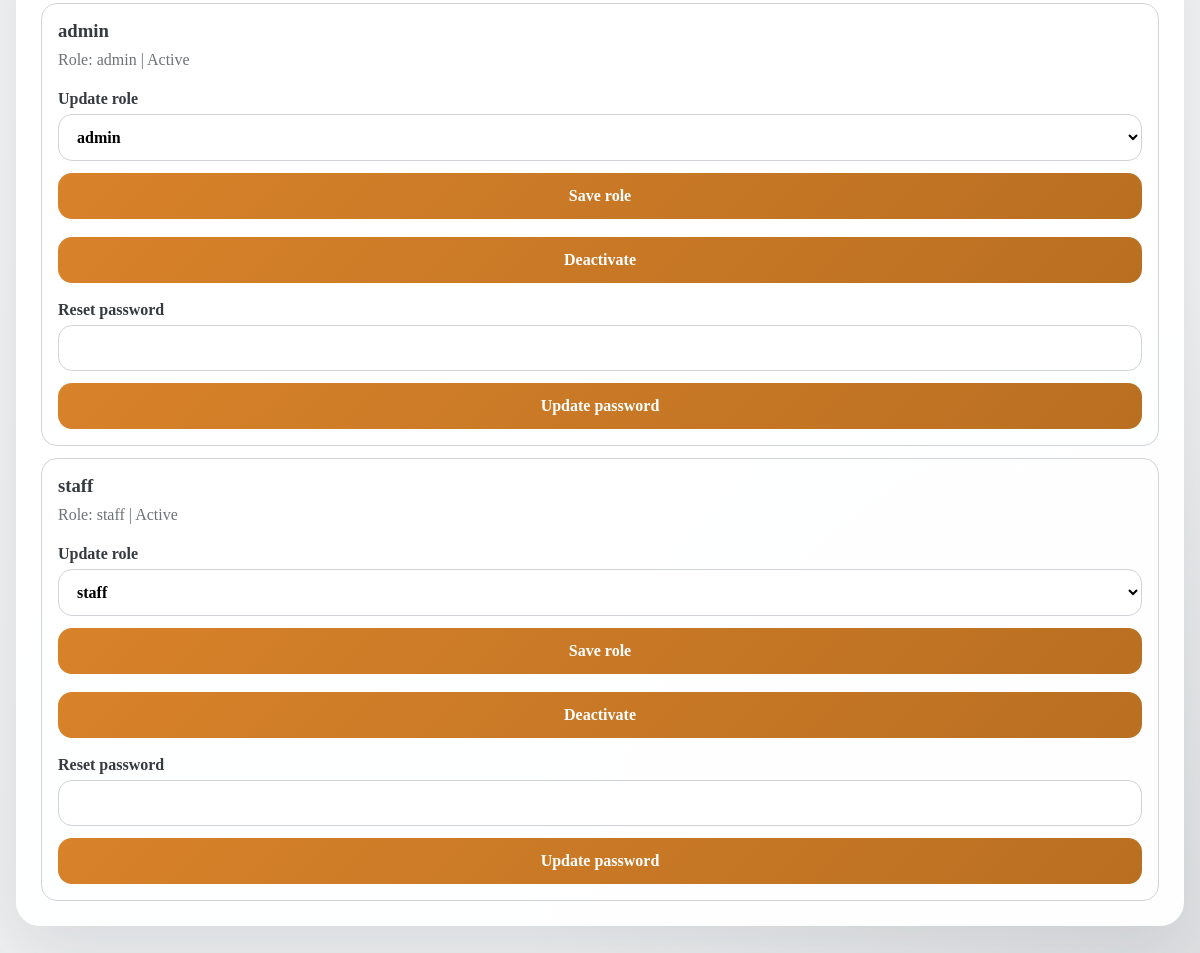
/admin/users (signed in, lower part), run on an earlier commit of the app's database.
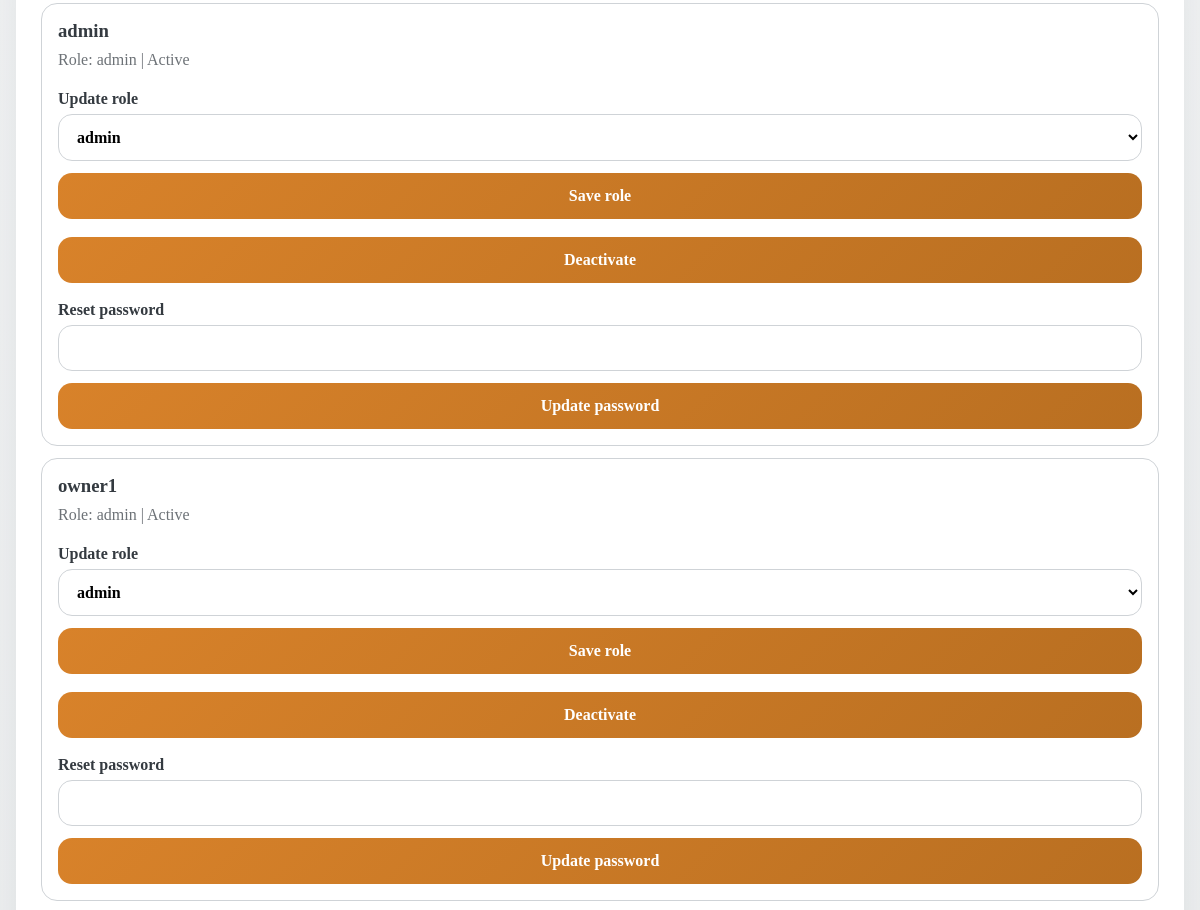
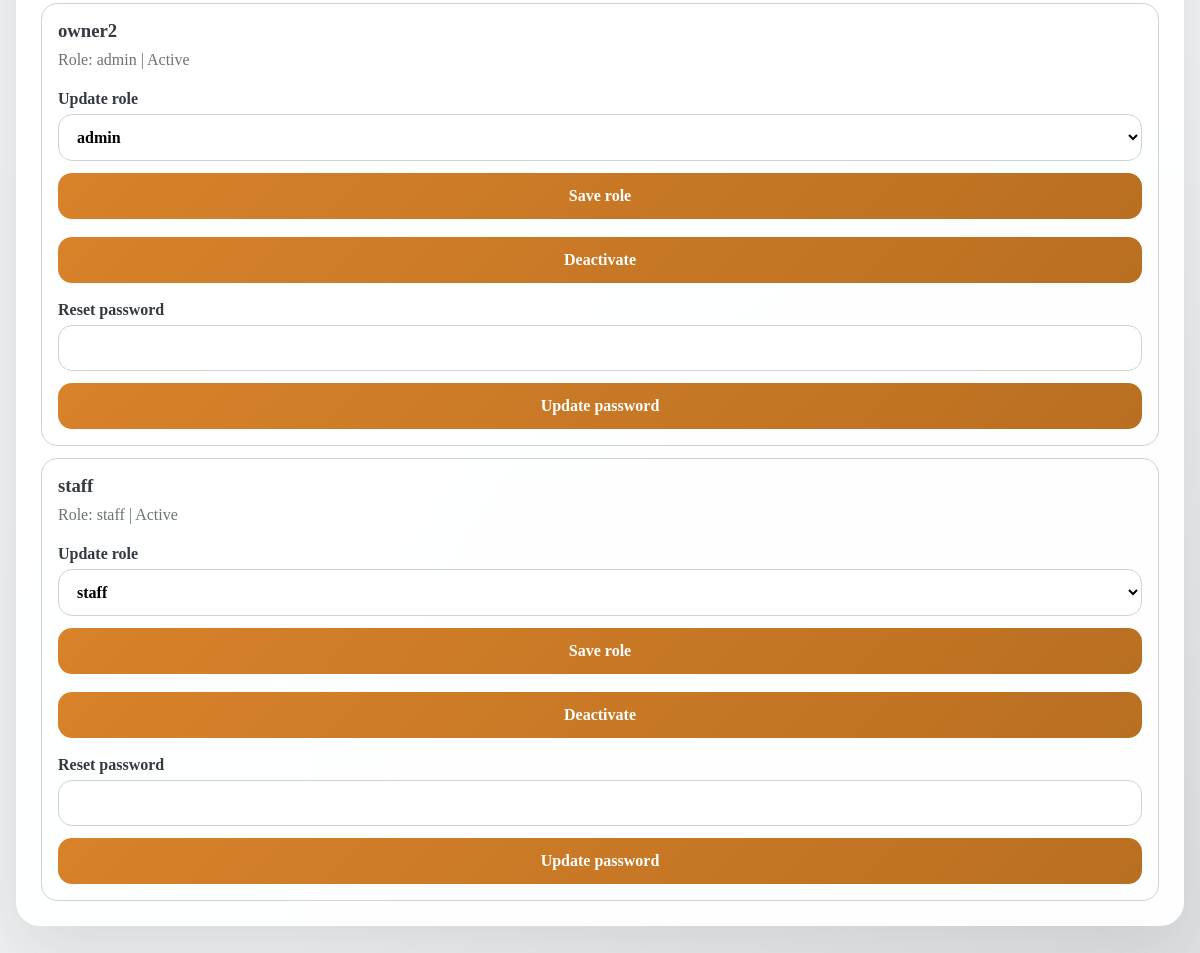
And on a later commit of the database (2 pictures, top to bottom).
### tables this page shows
CREATE TABLE users (
    id INTEGER PRIMARY KEY AUTOINCREMENT,
    username TEXT NOT NULL UNIQUE,
    password_hash TEXT NOT NULL,
    role TEXT NOT NULL DEFAULT 'staff',
    is_active INTEGER NOT NULL DEFAULT 1,
    created_at TEXT NOT NULL DEFAULT (datetime('now'))
);

### src/stock/web.py (the view)
@app.get("/admin/users")
@role_required("admin")
def admin_users():
    return render_template(
        "admin_users.html",
        user_rows=list_user_accounts(),
        valid_roles=VALID_USER_ROLES,
        success_message=request.args.get("success", "").strip(),
        error_message=request.args.get("error", "").strip(),
    )

### src/stock/db.py (called while the page is built)
def get_conn():
    DB_PATH.parent.mkdir(parents=True, exist_ok=True)
    conn = sqlite3.connect(str(DB_PATH))
    conn.row_factory = sqlite3.Row
    conn.execute("PRAGMA foreign_keys = ON;")
    return conn

def get_user_by_id(user_id: int):
    with get_conn() as conn:
        return conn.execute(
            """
            SELECT id, username, password_hash, role, is_active, created_at
            FROM users
            WHERE id = ?;
            """,
            (user_id,),
        ).fetchone()

def list_users():
    with get_conn() as conn:
        return conn.execute(
            """
            SELECT id, username, role, is_active, created_at
            FROM users
            ORDER BY is_active DESC, LOWER(username);
            """
        ).fetchall()

### src/stock/presentation.py (called while the page is built, shortened)
def active_page_for_path(path: str) -> str:
    if path.startswith("/login"):
        return "login"
    if path.startswith("/admin/users"):
        return "admin_users"

### src/stock/services/admin.py (called while the page is built)
def list_user_accounts():
    return list_users()

### src/stock/services/auth.py (called while the page is built)
def normalize_user_role(role: str) -> str:
    cleaned = (role or "").strip().lower()
    if cleaned not in VALID_USER_ROLES:
        allowed = ", ".join(VALID_USER_ROLES)
        raise ValueError(f"Role must be one of: {allowed}.")
    return cleaned

def load_authenticated_user(user_id: str | int | None) -> AuthenticatedUser | None:
    if user_id in (None, ""):
        return None
    row = get_user_by_id(int(user_id))
    if row is None or not row["is_active"]:
        return None
    return user_from_row(row)

def user_from_row(row) -> AuthenticatedUser:
    return AuthenticatedUser(
        id=str(int(row["id"])),
        username=str(row["username"]),
        role=str(row["role"]),
        is_active=bool(row["is_active"]),
    )

def get_current_user() -> AuthenticatedUser | AnonymousUser:
    return getattr(g, "current_user", AnonymousUser())

def role_required(*roles: str):
    normalized_roles = tuple(normalize_user_role(role) for role in roles)
    def decorator(view):
        @wraps(view)
        def wrapped(*args, **kwargs):
            user = get_current_user()
            if not user.is_authenticated:
                next_url = request.full_path if request.query_string else request.path
                return redirect(url_for("login", next=next_url))
            if not user.has_any_role(normalized_roles):
                return abort(403)
            return view(*args, **kwargs)
        return wrapped
    return decorator

### templates/admin_users.html (shortened to what this page needs)
{% extends "base.html" %}
{% block content %}
  <section class="panel">
    <div class="category-list">
      {% for row in user_rows %}
        <article class="category-card">
          <h3 style="margin:0 0 6px;">{{ row["username"] }}</h3>
          <p class="eyebrow">Role: {{ row["role"] }} | {% if row["is_active"] %}Active{% else %}Inactive{% endif %}</p>
          <form method="post" action="/admin/users/{{ row['id'] }}/role" class="form-grid">
            <label>
              Update role
              <select name="role">
                {% for role in valid_roles %}
                  <option value="{{ role }}" {% if row["role"] == role %}selected{% endif %}>{{ role }}</option>
                {% endfor %}
              </select>
            </label>
            <button type="submit">Save role</button>
          </form>
          <form method="post" action="/admin/users/{{ row['id'] }}/active" class="form-grid">
            <button type="submit">{% if row["is_active"] %}Deactivate{% else %}Reactivate{% endif %}</button>
          </form>
          <form method="post" action="/admin/users/{{ row['id'] }}/password" class="form-grid">
            <label>
              Reset password
              <input name="password" type="password" minlength="8" required>
            </label>
            <button type="submit">Update password</button>
          </form>
        </article>
      {% endfor %}
    </div>
  </section>
{% endblock %}

### templates/base.html (shortened to what this page needs)
<!doctype html>
<html lang="en">
<head>
</head>
<body>
  <div class="app-shell">
    <main class="content">
      {% block content %}{% endblock %}
    </main>
  </div>
</body>
</html>

### templates/base.html (style rules this page uses)
:root { --bg: #eef0f1; --panel: rgba(255, 255, 255, 0.94); --ink: #343a40; --muted: #6d7277; --line: #cfd3d7; --accent: #d8822a; --accent-strong: #b96f21; --accent-soft: #f4e2cf; --warn: #fbecd9; --danger: #a25528; --success: #4b5560; --shadow: 0 24px 70px rgba(52, 58, 64, 0.12); }
* { box-sizing: border-box; }
body { margin: 0; color: var(--ink); background: radial-gradient(circle at top left, rgba(216, 130, 42, 0.28) 0, transparent 24%), radial-gradient(circle at bottom right, rgba(167, 169, 172, 0.22) 0, transparent 30%), linear-gradient(180deg, #f8f9fa 0%, var(--bg) 100%); font-family: Georgia, "Times New Roman", serif; min-height: 100vh; }
.app-shell { width: min(1180px, calc(100% - 32px)); margin: 24px auto 40px; }
.content { margin-top: 20px; display: grid; gap: 20px; }
.hero, .panel { background: var(--panel); border: 1px solid rgba(255,255,255,0.58); border-radius: 24px; box-shadow: var(--shadow); }
.hero p, .panel p { margin: 0; color: var(--muted); font-size: 1rem; line-height: 1.5; }
.panel { padding: 24px; }
.form-grid { display: grid; gap: 12px; margin-top: 18px; }
label { display: grid; gap: 6px; font-weight: 700; color: var(--ink); }
input, select, button { width: 100%; font: inherit; border-radius: 14px; }
input, select { padding: 13px 14px; border: 1px solid var(--line); background: rgba(255,255,255,0.95); }
button { padding: 14px 16px; border: 0; color: white; font-weight: 700; cursor: pointer; background: linear-gradient(135deg, var(--accent), var(--accent-strong)); }
.history-list, .category-list, .actions-row { display: grid; gap: 12px; margin-top: 18px; }
.history-item, .category-card { padding: 16px; border-radius: 16px; border: 1px solid var(--line); background: rgba(255,255,255,0.62); }
.history-meta, .eyebrow { color: var(--muted); font-size: 0.95rem; }

What changed in the data, as far as the page shows it:
added users: username "owner1", role "admin", is_active "Active"
added users: username "owner2", role "admin", is_active "Active"
